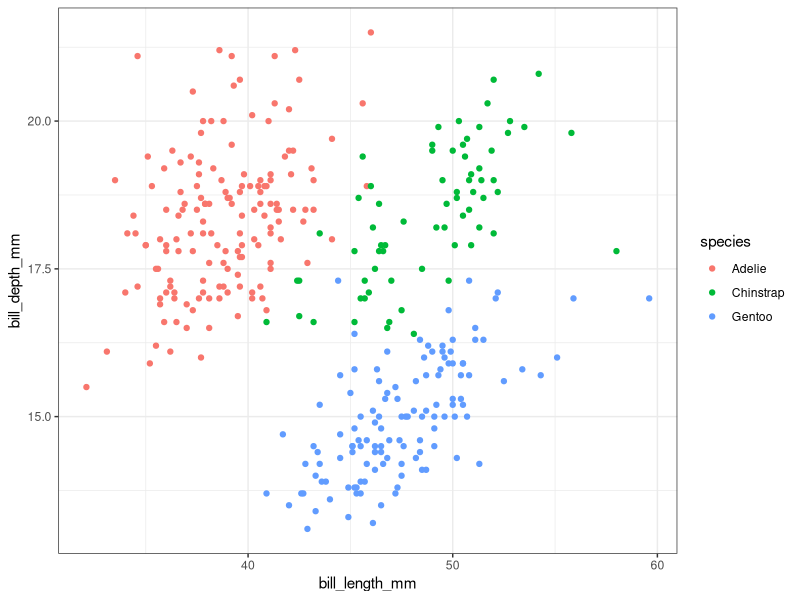

Reproduce this figure in R.
## ---- chunk 1
knitr::opts_chunk$set(echo = TRUE, eval=TRUE)

knitr::knit_hooks$set(wrapper = function(before, options) {
  # the original chunk might be indented
  if (is.null(indent <- options$indent)) indent <- ''
  
  # hide the wrapper=TRUE option
  opts <- gsub(', wrapper=TRUE', '', options$params.src)
  
  if (before) {
    # add the header
    sprintf('\n\n%s````\n```{r,%s}\n````', indent, opts)
  } else {
    # add the footer
    #sprintf('\n\n%s````\n```\n````\n', indent)
    sprintf('%s```', indent)
  }
})
## ---- chunk 2
library(tidyverse)
library(palmerpenguins)
## ---- chunk 3
  mean(penguins$bill_depth_mm, na.rm = TRUE)
## ---- chunk 4
   mean(penguins$bill_depth_mm, na.rm = TRUE)
## ---- chunk 5
  ggplot(penguins) +
    geom_point(aes(x = bill_length_mm, y = bill_depth_mm, color = species)) +
    theme_bw()
